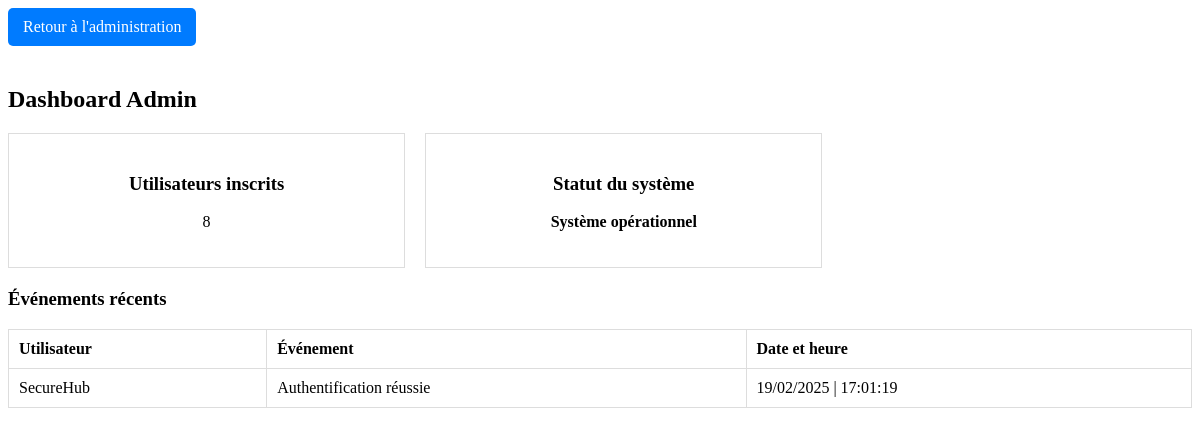
The app's page /admin/dashboard (signed in), older data.
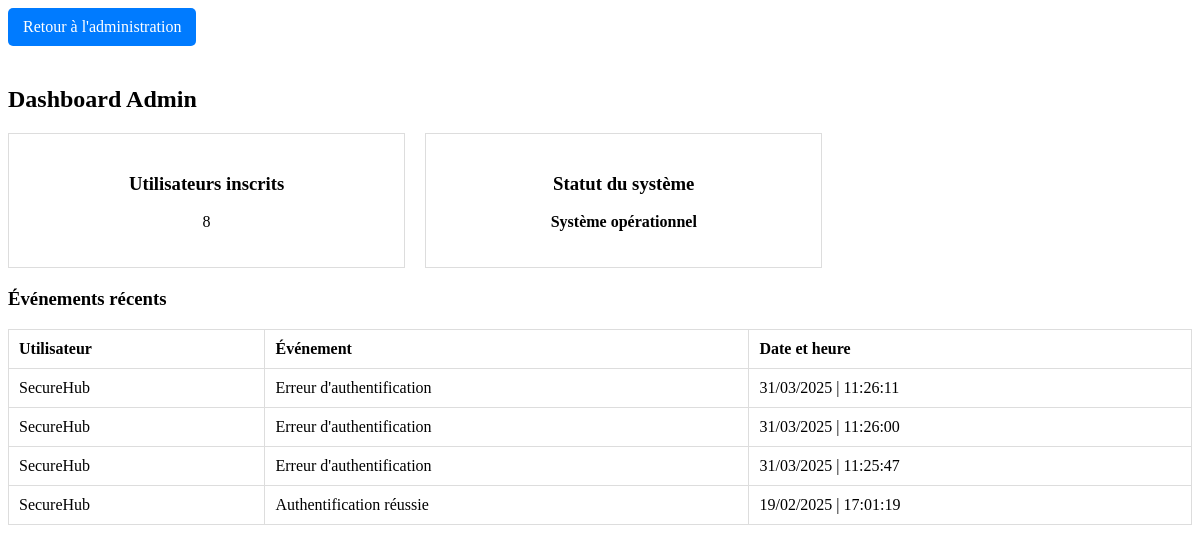
The same page, newer data.
### tables this page shows
CREATE TABLE events (
        id INTEGER PRIMARY KEY,
        user_id INTEGER,
        event TEXT,
        timestamp TIMESTAMP DEFAULT (DATETIME('now', 'localtime')),
        FOREIGN KEY(user_id) REFERENCES users(id)
    );

CREATE TABLE users (
        id INTEGER PRIMARY KEY, 
        name VARCHAR(255) NOT NULL UNIQUE,
        fullname VARCHAR(255) NOT NULL,
        password VARCHAR(255) NOT NULL,
        role VARCHAR(50) NOT NULL DEFAULT 'user',
        is_password_changed BOOLEAN NOT NULL DEFAULT 0
    );

### Backend/app.py (the view)
@app.route('/admin/dashboard')
def dashboard():
    if 'role' not in session or session['role'] != 'admin':
        flash("Accès interdit.", 'error')
        return redirect(url_for('login'))
    users_count = get_all_users_count()
    system_status = check_system_status()
    recent_events = get_recent_events()
    return render_template('admin_dashboard.html', users_count=users_count, system_status=system_status, recent_events=recent_events)

### Backend/database.py (called while the page is built)
def get_all_users_count():
    with db.connect() as conn:
        result = conn.execute(text("SELECT COUNT(*) FROM users"))
        return result.scalar()  # Renvoie le nombre d'utilisateurs

def check_system_status():
    try:
        with db.connect() as conn:
            conn.execute(text("SELECT 1"))
        return "Système opérationnel"
    except Exception as e:
        return f"Erreur : {str(e)}"

def get_recent_events():
    with db.connect() as conn:
        result = conn.execute(text("SELECT events.event, strftime('%d/%m/%Y | %H:%M:%S', events.timestamp) AS formatted_timestamp, users.name AS user_name FROM events LEFT JOIN users ON events.user_id = users.id ORDER BY events.timestamp DESC LIMIT 20;")).fetchall()
        return [dict(row) for row in result]

### Frontend/templates/admin_dashboard.html (shortened to what this page needs)
<!DOCTYPE html>
<html lang="fr">
<head>
    <link rel="stylesheet" href="/static/css/styles_dashboard.css">
</head>
<a href="/admin" class="btn-back">Retour à l'administration</a>
<body>
    <h2>Dashboard Admin</h2>
    <div class="dashboard">
        <div class="dashboard-item">
            <h3>Utilisateurs inscrits</h3>
            <p>{{ users_count }}</p>
        </div>
        <div class="dashboard-item">
            <h3>Statut du système</h3>
            <p class="status">{{ system_status }}</p>
        </div>
    </div>
    <div class="recent-events">
        <h3>Événements récents</h3>
        <table>
            <thead>
                <tr>
                    <th>Utilisateur</th>
                    <th>Événement</th>
                    <th>Date et heure</th>
                </tr>
            </thead>
            <tbody>
                {% for event in recent_events %}
                    <tr>
                        <td>{{ event['user_name'] }}</td>
                        <td>{{ event['event'] }}</td>
                        <td>{{ event['formatted_timestamp'] }}</td>
                    </tr>
                {% endfor %}
            </tbody>
        </table>
    </div>
</body>
</html>

### Frontend/static/css/styles_dashboard.css (style rules this page uses)
.dashboard { display: flex; flex-wrap: wrap; gap: 20px; }
.dashboard-item { border: 1px solid #ddd; padding: 20px; width: 30%; text-align: center; }
.status { font-weight: bold; }
.recent-events { width: 100%; margin-top: 20px; }
table { width: 100%; border-collapse: collapse; }
th, td { padding: 10px; border: 1px solid #ddd; text-align: left; }
.btn-back { text-decoration: none; padding: 10px 15px; background-color: #007BFF; color: white; border-radius: 5px; display: inline-block; margin-bottom: 20px; }

Row changes from the older to the newer data that the page shows:
added events: user_name "SecureHub", event "Erreur d'authentification", formatted_timestamp "31/03/2025 | 11:26:11"
added events: user_name "SecureHub", event "Erreur d'authentification", formatted_timestamp "31/03/2025 | 11:26:00"
added events: user_name "SecureHub", event "Erreur d'authentification", formatted_timestamp "31/03/2025 | 11:25:47"
